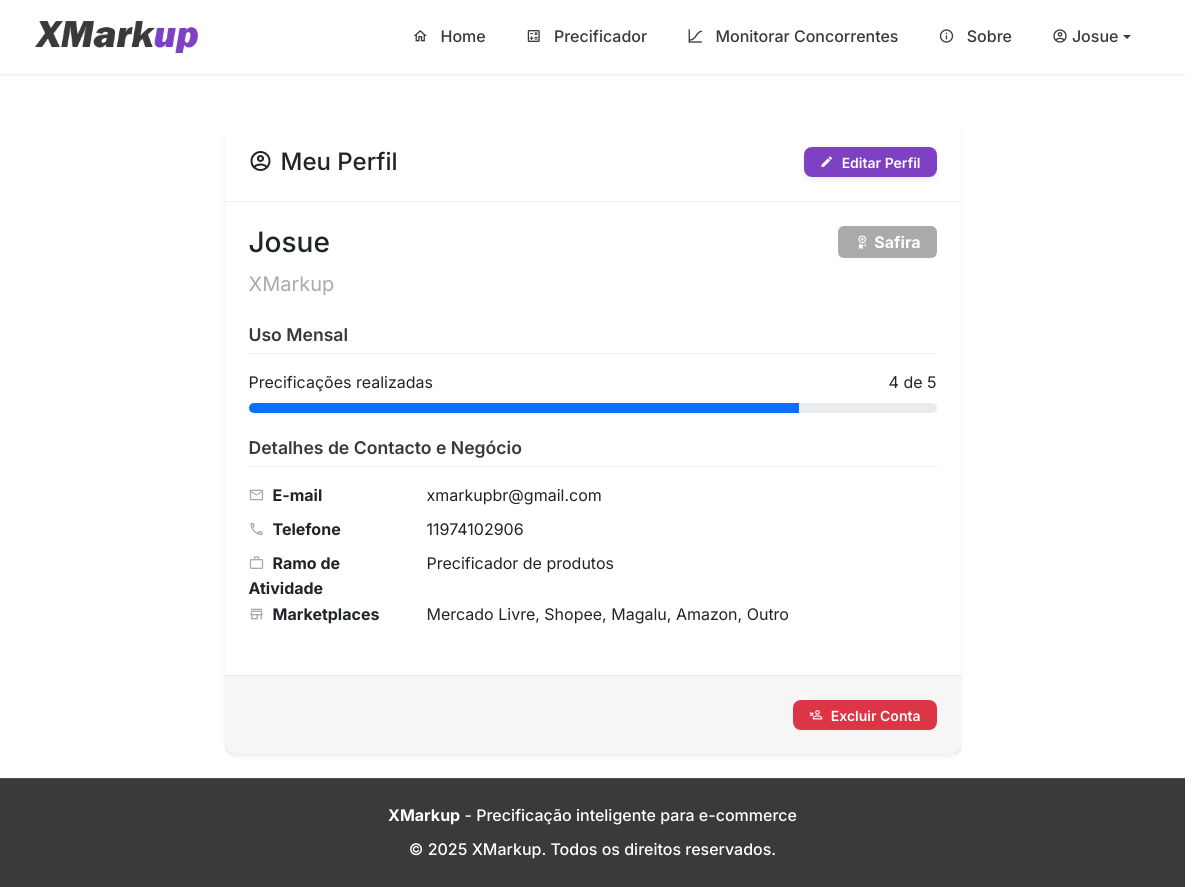
The page /perfil (signed in) on the database as committed earlier.
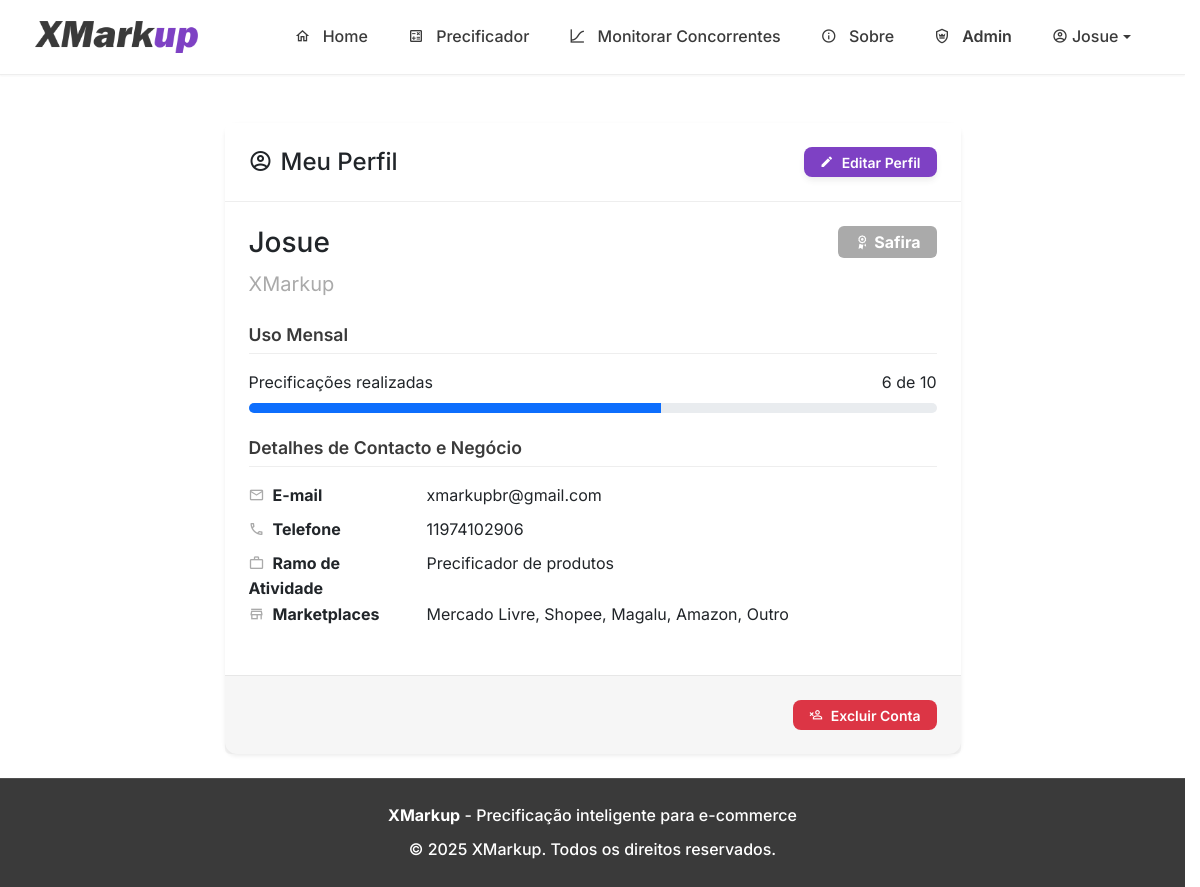
The same page on the database as committed later.
### tables this page shows
CREATE TABLE users (
            id INTEGER PRIMARY KEY AUTOINCREMENT,
            email TEXT UNIQUE NOT NULL,
            password TEXT NOT NULL,
            nome_completo TEXT,
            empresa TEXT,
            telefone TEXT,
            ramo_atividade TEXT,
            marketplaces TEXT,
            is_admin BOOLEAN NOT NULL DEFAULT 0,
            
            -- COLUNAS DE GESTÃO DE CLIENTES --
            status_cliente TEXT NOT NULL DEFAULT 'Safira',
            precificacao_limit INTEGER NOT NULL DEFAULT 5,
            limit_reset_date TIMESTAMP,

            -- COLUNAS DE CONFIGURAÇÃO --
            default_margem REAL DEFAULT 0.0,
            default_comissao_site REAL DEFAULT 0.0,
            default_frete_site REAL DEFAULT 0.0,
            default_comissao_ml REAL DEFAULT 0.0,
            default_frete_ml REAL DEFAULT 0.0,
            default_comissao_shopee REAL DEFAULT 0.0,
            default_frete_shopee REAL DEFAULT 0.0,
            
            -- NOVAS COLUNAS PARA EXCLUSÃO DE CONTA --
            is_deleted BOOLEAN NOT NULL DEFAULT 0,
            deleted_at TIMESTAMP,
            delete_reason TEXT
        );

### app.py (the view)
@app.route('/perfil')
@login_required
def perfil():
    db = get_db()
    user_data = db.execute(
        'SELECT * FROM users WHERE id = ?', (current_user.id,)
    ).fetchone()
    uso_recente = get_user_usage(db, current_user.id, user_data['limit_reset_date'])
    return render_template(
        'perfil.html',
        user=user_data,
        uso_recente=uso_recente
    )

### app.py (called while the page is built, shortened)
def get_user_usage(db, user_id, last_reset_date=None):
    start_date = datetime.now() - timedelta(days=30)
    count = db.execute(
        "SELECT COUNT(id) FROM precificacoes WHERE user_id = ? AND criado_em > ?",
        (user_id, start_date)
    ).fetchone()[0]
    return count

@login_manager.user_loader
def load_user(user_id):
    db = get_db()
    user_data = db.execute('SELECT * FROM users WHERE id = ?', (user_id,)).fetchone()
    if user_data:
        keys = user_data.keys()
        return User(
            id=user_data['id'],
            email=user_data['email'],
            password=user_data['password'],
            nome_completo=user_data['nome_completo'],
            is_admin=user_data['is_admin'] if 'is_admin' in keys else False,
            status_cliente=user_data['status_cliente'] if 'status_cliente' in keys else 'Safira',
            precificacao_limit=user_data['precificacao_limit'] if 'precificacao_limit' in keys else 5,
            limit_reset_date=user_data['limit_reset_date'] if 'limit_reset_date' in keys else None
        )
    return None

### database.py (called while the page is built)
def get_db():
    if 'db' not in g:
        g.db = sqlite3.connect(DATABASE_NAME)
        g.db.row_factory = sqlite3.Row
    return g.db

### templates/perfil.html (shortened to what this page needs)
{% extends 'base.html' %}
{% block content %}
<div class="container mt-4">
    <div class="row justify-content-center">
        <div class="col-lg-8">
            <div class="card shadow-sm">
                <div class="card-header d-flex justify-content-between align-items-center">
                    <h4 class="mb-0"><span class="mdi mdi-account-circle-outline me-2"></span>Meu Perfil</h4>
                    <a href="{{ url_for('editar_perfil') }}" class="btn btn-sm btn-primary">
                        <span class="mdi mdi-pencil me-1"></span>Editar Perfil
                    </a>
                </div>
                <div class="card-body p-4">
                    <div class="d-flex justify-content-between align-items-start mb-4">
                        <div>
                            <h3>{{ user.nome_completo }}</h3>
                            <p class="text-muted fs-5 mb-0">{{ user.empresa or 'Empresa não informada' }}</p>
                        </div>
                        <div>
                            {% set status_color = 'secondary' %}
                            {% if user.status_cliente == 'Esmeralda' %}{% set status_color = 'success' %}{% endif %}
                            {% if user.status_cliente == 'Diamante' %}{% set status_color = 'primary' %}{% endif %}
                            <span class="badge bg-{{ status_color }} fs-6 px-3 py-2">
                                <span class="mdi mdi-seal-variant me-1"></span>{{ user.status_cliente }}
                            </span>
                        </div>
                    </div>
                    <div class="mb-4">
                        <h5 class="form-section-title">Uso Mensal</h5>
                        <div class="d-flex justify-content-between">
                            <span>Precificações realizadas</span>
                            <span>{{ uso_recente }} de {{ user.precificacao_limit }}</span>
                        </div>
                        <div class="progress mt-2" style="height: 10px;">
                            {% set usage_percent = (uso_recente / user.precificacao_limit * 100)|int %}
                            <div class="progress-bar" role="progressbar" style="width: {{ usage_percent }}%;" aria-valuenow="{{ uso_recente }}" aria-valuemin="0" aria-valuemax="{{ user.precificacao_limit }}"></div>
                        </div>
                    </div>
                    <h5 class="form-section-title mt-4">Detalhes de Contacto e Negócio</h5>
                    <dl class="row mt-3">
                        <dt class="col-sm-4 col-lg-3"><span class="mdi mdi-email-outline me-2 text-muted"></span>E-mail</dt>
                        <dd class="col-sm-8 col-lg-9">{{ user.email }}</dd>
                        <dt class="col-sm-4 col-lg-3"><span class="mdi mdi-phone-outline me-2 text-muted"></span>Telefone</dt>
                        <dd class="col-sm-8 col-lg-9">{{ user.telefone or 'Não informado' }}</dd>
                        <dt class="col-sm-4 col-lg-3"><span class="mdi mdi-briefcase-outline me-2 text-muted"></span>Ramo de Atividade</dt>
                        <dd class="col-sm-8 col-lg-9">{{ user.ramo_atividade or 'Não informado' }}</dd>
                        <dt class="col-sm-4 col-lg-3"><span class="mdi mdi-store-outline me-2 text-muted"></span>Marketplaces</dt>
                        <dd class="col-sm-8 col-lg-9">{{ user.marketplaces.replace(',', ', ') if user.marketplaces else 'Não informado' }}</dd>
                    </dl>
                </div>
                <div class="card-footer bg-light text-end">
                    <button type="button" class="btn btn-sm btn-danger" data-bs-toggle="modal" data-bs-target="#deleteAccountModal">
                        <span class="mdi mdi-account-remove-outline me-1"></span>Excluir Conta
                    </button>
                </div>
            </div>
        </div>
    </div>
</div>
{% endblock %}

### templates/base.html (shortened to what this page needs)
<!DOCTYPE html>
<html lang="pt-br">
<head>
    <link href="https://cdn.jsdelivr.net/npm/bootstrap@5.3.3/dist/css/bootstrap.min.css" rel="stylesheet">
    <link rel="stylesheet" href="https://cdn.jsdelivr.net/npm/@mdi/font@7.4.47/css/materialdesignicons.min.css">
    <link rel="stylesheet" href="{{ url_for('static', filename='css/style.css') }}">
</head>
<body>
    <nav class="navbar navbar-expand-lg sticky-top">
        <div class="container">
            <a class="navbar-brand d-flex align-items-center" href="{{ url_for('home') }}">
                <img src="{{ url_for('static', filename='logo.png') }}" alt="XMarkup Logo" height="32" class="me-2">
            </a>
            <div class="collapse navbar-collapse" id="navbarNav">
                <ul class="navbar-nav ms-auto">
                    <li class="nav-item">
                        <a class="nav-link {% if request.endpoint == 'home' %}active{% endif %}"
                           href="{{ url_for('home') }}">
                            <span class="mdi mdi-home-outline"></span>
                            Home
                        </a>
                    </li>
                    {% if current_user.is_authenticated %}
                    <li class="nav-item">
                        <a class="nav-link {% if request.endpoint == 'precificador' %}active{% endif %}"
                           href="{{ url_for('precificador') }}">
                            <span class="mdi mdi-calculator-variant-outline"></span>
                            Precificador
                        </a>
                    </li>
                    <li class="nav-item">
                        <a class="nav-link {% if request.endpoint == 'competitor_monitor' %}active{% endif %}"
                           href="{{ url_for('competitor_monitor') }}">
                            <span class="mdi mdi-chart-bell-curve-cumulative"></span>
                            Monitorar Concorrentes
                        </a>
                    </li>
                    {% endif %}
                    <li class="nav-item">
                        <a class="nav-link {% if request.endpoint == 'sobre' %}active{% endif %}"
                           href="{{ url_for('sobre') }}">
                            <span class="mdi mdi-information-outline"></span>
                            Sobre
                        </a>
                    </li>
                    {% if current_user.is_authenticated %}
                        {% if current_user.is_admin %}
                        <li class="nav-item">
                            <a class="nav-link text-primary fw-semibold {% if request.endpoint == 'admin_dashboard' %}active{% endif %}"
                               href="{{ url_for('admin_dashboard') }}">
                                <span class="mdi mdi-shield-crown-outline"></span>
                                Admin
                            </a>
                        </li>
                        {% endif %}
                        <li class="nav-item dropdown">
                            <a class="nav-link dropdown-toggle d-flex align-items-center" href="#" id="navbarDropdown"
                               role="button" data-bs-toggle="dropdown" aria-expanded="false">
                                <span class="mdi mdi-account-circle-outline me-1"></span>
                                {{ current_user.nome_completo.split(' ')[0] }}
                            </a>
                        </li>
                    {% endif %}
                </ul>
            </div>
        </div>
    </nav>
    <main class="py-4">
        {% block content %}{% endblock %}
    </main>
    <footer class="text-center">
        <div class="container">
            <div class="row">
                <div class="col-md-12">
                    <p class="mb-2">
                        <strong>XMarkup</strong> - Precificação inteligente para e-commerce
                    </p>
                    <p class="mb-0">
                        &copy; {{ moment().format('YYYY') if moment else '2025' }} XMarkup. Todos os direitos reservados.
                    </p>
                </div>
            </div>
        </div>
    </footer>
</body>
</html>

### static/css/style.css (style rules this page uses)
:root { --color-dark-gray: #3a3a3a; --color-light-gray: #aaaaaa; --color-purple: #7e41c4; --color-white: #FFFFFF; --color-purple-hover: #6a3aa0; --color-purple-light: rgba(126, 65, 196, 0.1); --color-gray-light: rgba(170, 170, 170, 0.1); --font-family-primary: 'Inter', -apple-system, BlinkMacSystemFont, 'Segoe UI', Roboto, sans-serif; --font-weight-normal: 400; --font-weight-medium: 500; --font-weight-semibold: 600; --font-weight-bold: 700; --spacing-xs: 0.25rem; --spacing-sm: 0.5rem; --spacing-md: 1rem; --spacing-lg: 1.5rem; --spacing-xl: 2rem; --spacing-xxl: 3rem; --border-radius-sm: 0.375rem; --border-radius-md: 0.5rem; --border-radius-lg: 0.75rem; --border-radius-xl: 1rem; --shadow-sm: 0 1px 2px 0 rgba(58, 58, 58, 0.05); --shadow-md: 0 4px 6px -1px rgba(58, 58, 58, 0.1); --shadow-lg: 0 10px 15px -3px rgba(58, 58, 58, 0.1); --shadow-xl: 0 20px 25px -5px rgba(58, 58, 58, 0.1); }
* { box-sizing: border-box; }
html { scrollbar-gutter: stable; scroll-behavior: smooth; }
body { font-family: var(--font-family-primary); background-color: var(--color-white); color: var(--color-dark-gray); line-height: 1.6; font-weight: var(--font-weight-normal); min-height: 100vh; display: flex; flex-direction: column; }
main { flex: 1; }
.navbar { background-color: var(--color-white) !important; border-bottom: 1px solid rgba(170, 170, 170, 0.2); box-shadow: var(--shadow-sm); padding: var(--spacing-md) 0; }
.navbar-brand { font-weight: var(--font-weight-bold); color: var(--color-dark-gray) !important; font-size: 1.5rem; }
.navbar-nav .nav-link { color: var(--color-dark-gray) !important; font-weight: var(--font-weight-medium); padding: var(--spacing-sm) var(--spacing-md) !important; margin: 0 var(--spacing-xs); border-radius: var(--border-radius-md); transition: all 0.3s ease; }
.btn { font-weight: var(--font-weight-semibold); border-radius: var(--border-radius-md); padding: var(--spacing-sm) var(--spacing-lg); transition: all 0.3s ease; border: none; text-decoration: none; display: inline-flex; align-items: center; justify-content: center; gap: var(--spacing-xs); }
.btn-primary { background-color: var(--color-purple); color: var(--color-white); box-shadow: var(--shadow-md); }
.btn-sm { padding: var(--spacing-xs) var(--spacing-md); font-size: 0.875rem; }
.card { border: none; border-radius: var(--border-radius-lg); box-shadow: var(--shadow-md); background-color: var(--color-white); transition: all 0.3s ease; }
.card-header { background-color: var(--color-white); border-bottom: 1px solid rgba(170, 170, 170, 0.2); padding: var(--spacing-lg); border-radius: var(--border-radius-lg) var(--border-radius-lg) 0 0; }
.card-body { padding: var(--spacing-lg); }
.card-footer { background-color: rgba(170, 170, 170, 0.05); border-top: 1px solid rgba(170, 170, 170, 0.2); padding: var(--spacing-lg); border-radius: 0 0 var(--border-radius-lg) var(--border-radius-lg); }
.mdi { margin-right: var(--spacing-sm); }
.text-primary { color: var(--color-purple) !important; }
.text-muted { color: var(--color-light-gray) !important; }
.bg-secondary { background-color: var(--color-light-gray) !important; }
.bg-light { background-color: rgba(170, 170, 170, 0.1) !important; }
footer { background-color: var(--color-dark-gray); color: var(--color-white); padding: var(--spacing-lg) 0; margin-top: auto; border-top: 1px solid rgba(170, 170, 170, 0.2); }
footer p { margin: 0; font-weight: var(--font-weight-medium); }
.form-section-title { font-size: 1.1rem; color: var(--color-dark-gray); margin-bottom: var(--spacing-md); border-bottom: 1px solid rgba(170, 170, 170, 0.2); padding-bottom: var(--spacing-sm); font-weight: var(--font-weight-semibold); }

Rows that differ between the two databases and show on the page:
changed users "Josue": is_admin False → True (drawn); precificacao_limit "5" → "10"
Other text that changed with them:
{{ uso_recente }}: "4" → "6"
text now shown: "Admin"
